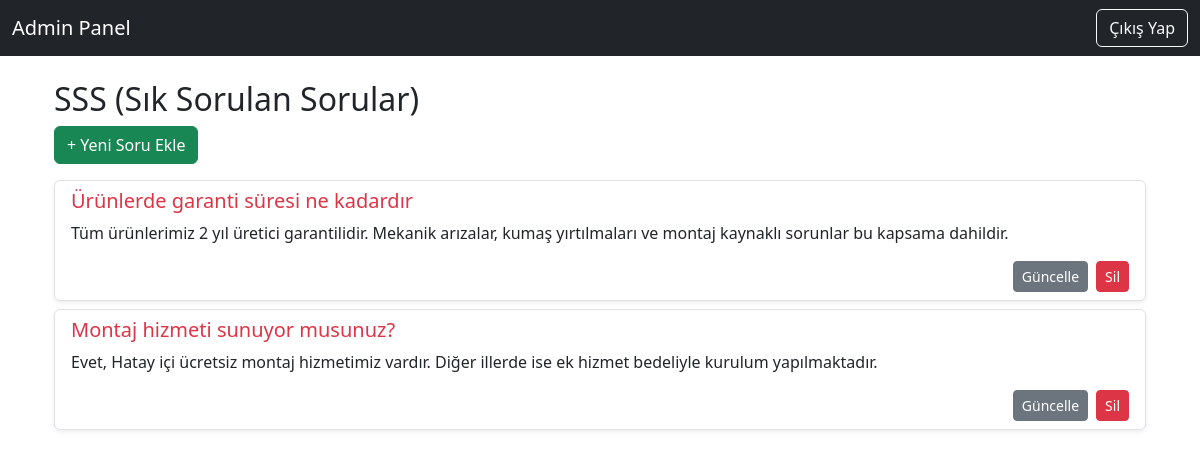
The page /admin/sss (signed in) on the database its author committed.
### models.py (models this page shows)
class SSS(db.Model):
    id = db.Column(db.Integer, primary_key=True)
    soru = db.Column(db.String(200), nullable=False)
    cevap = db.Column(db.Text, nullable=False)

### admin_routes.py (the view)
@admin_bp.route("/sss")
@login_required
def sss_listesi():
    sorular = SSS.query.all()
    return render_template("admin/sss.html", sorular=sorular)

### app.py (called while the page is built)
@login_manager.user_loader
def load_user(user_id):
    return User.query.get(int(user_id))

@app.context_processor
def urunleri_getir():
    urunler = Urun.query.order_by(Urun.baslik).all()
    return dict(urunler=urunler)

### templates/admin/sss.html
{% extends "admin/layout.html" %}
{% block content %}
<div class="container mt-4">
  <h2>SSS (Sık Sorulan Sorular)</h2>
  <a href="{{ url_for('admin.sss_ekle') }}" class="btn btn-success mb-3">+ Yeni Soru Ekle</a>
  {% if sorular %}
  <div class="list-group">
    {% for soru in sorular %}
    <div class="list-group-item list-group-item-action mb-2 border rounded shadow-sm">
      <h5 class="mb-2 text-danger">{{ soru.soru }}</h5>
      <p>{{ soru.cevap }}</p>
      <div class="d-flex justify-content-end">
        <a href="{{ url_for('admin.sss_guncelle', id=soru.id) }}" class="btn btn-sm btn-secondary me-2">Güncelle</a>
        <a href="{{ url_for('admin.sss_sil', id=soru.id) }}" class="btn btn-sm btn-danger" onclick="return confirm('Silmek istediğinize emin misiniz?')">Sil</a>
      </div>
    </div>
    {% endfor %}
  </div>
  {% else %}
  <p>Henüz soru eklenmemiş.</p>
  {% endif %}
</div>
{% endblock %}

### rows shown on the page
SSS: soru "Ürünlerde garanti süresi ne kadardır", cevap "Tüm ürünlerimiz 2 yıl üretici garantilidir. Mekanik arızalar, kumaş yırtılmaları ve montaj kaynaklı sorunlar bu kapsama dahildir."
SSS: soru "Montaj hizmeti sunuyor musunuz?", cevap "Evet, Hatay içi ücretsiz montaj hizmetimiz vardır. Diğer illerde ise ek hizmet bedeliyle kurulum yapılmaktadır."
